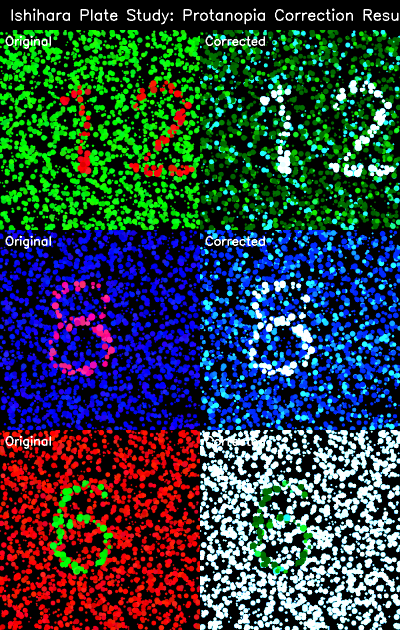
#> input picture master_ishihara_comparison.png, 800 x 1260 px, given in place of the camera (shown at 1/2 size)
$ python colorblind_correction.py   (older library calls are emulated)
#> lines starting #> are read from the running program, lines starting #| are printed output that depends on the picture; after the words box and inside, x2 and y2 are one past the last pixel; in counts of white or black regions, pixels touching at a corner belong together
"""
Color Blindness Correction System
Real-time camera application to help colorblind individuals see colors more accurately.
Supports Protanopia, Deuteranopia, and Tritanopia correction.
"""

import cv2
import numpy as np
import argparse
import time
from typing import Tuple, Union


class ColorBlindnessCorrector:
    """
    Implements Daltonization algorithms for color blindness correction.
    Uses LMS (Long, Medium, Short wavelength) color space transformation.
    """

    def __init__(self):
        # RGB to LMS transformation matrix
        self.rgb2lms = np.array([
            [17.8824, 43.5161, 4.11935],
            [3.45565, 27.1554, 3.86714],
            [0.0299566, 0.184309, 1.46709]
        ])

        # LMS to RGB transformation matrix (inverse)
        self.lms2rgb = np.linalg.inv(self.rgb2lms)

        # Simulation matrices for different types of color blindness
        # Protanopia (red-blind) - missing L-cones
        self.protanopia_sim = np.array([
            [0.0, 2.02344, -2.52581],
            [0.0, 1.0, 0.0],
            [0.0, 0.0, 1.0]
        ])

        # Deuteranopia (green-blind) - missing M-cones
        self.deuteranopia_sim = np.array([
            [1.0, 0.0, 0.0],
            [0.494207, 0.0, 1.24827],
            [0.0, 0.0, 1.0]
        ])

        # Tritanopia (blue-blind) - missing S-cones
        self.tritanopia_sim = np.array([
            [1.0, 0.0, 0.0],
            [0.0, 1.0, 0.0],
            [-0.395913, 0.801109, 0.0]
        ])

        self.combined_matrices = self._precompute_matrices()
        self.selective_mode = True
        self.current_mode = 'normal'

    def _precompute_matrices(self):
        """Precompute the combined RGB-to-RGB correction matrices and simulation matrices."""
        matrices = {}
        identity = np.eye(3)

        # We also need pure simulation matrices for masking
        self.sim_rgb_matrices = {}

        for cb_type in ['protanopia', 'deuteranopia', 'tritanopia']:
            # Simulation matrix in LMS
            if cb_type == 'protanopia':
                sim_lms = self.protanopia_sim
                err_corr = np.array([
                    [0, 0, 0],
                    [0.7, 1, 0],
                    [0.7, 0, 1]
                ])
            elif cb_type == 'deuteranopia':
                sim_lms = self.deuteranopia_sim
                err_corr = np.array([
                    [1, 0.7, 0],
                    [0, 0, 0],
                    [0, 0.7, 1]
                ])
            else: # tritanopia
                sim_lms = self.tritanopia_sim
                err_corr = np.array([
                    [1, 0, 0.7],
                    [0, 1, 0.7],
                    [0, 0, 0]
                ])

            # 1. Direct RGB simulation matrix (for masking)
            # M_sim_rgb = M_rgb2lms @ M_sim_lms @ M_lms2rgb
            sim_rgb = self.rgb2lms @ sim_lms @ self.lms2rgb
            self.sim_rgb_matrices[cb_type] = sim_rgb

            # 2. Combined Daltonization matrix
            # M_combined = M_rgb2lms @ (I + (I - M_sim_lms) @ M_err_corr) @ M_lms2rgb
            diff = identity - sim_lms
            correction = diff @ err_corr
            total_lms_transform = identity + correction
            combined = self.rgb2lms @ total_lms_transform @ self.lms2rgb

            matrices[cb_type] = combined
#> in run, frame is the input picture: shape (1260, 800, 3); mean B, G, R 66, 62.7, 44.6

        return matrices

    # [113 lines left out: functions rgb_to_lms, lms_to_rgb, simulate_colorblindness, daltonize, not called in this run]

    def process_frame(self, frame: np.ndarray) -> np.ndarray:
        """Process a single frame based on current mode."""
        if self.current_mode == 'normal':
            return frame
        elif self.current_mode in ['protanopia', 'deuteranopia', 'tritanopia']:
            return self.daltonize(frame, self.current_mode)
        else:
            return frame

    # [14 lines left out: functions set_mode, toggle_selective, not called in this run]


class ColorBlindnessApp:
    """Main application for real-time color blindness correction."""

    def __init__(self, camera_source: Union[int, str] = 0, width: int = 640, height: int = 480):
        """
        Initialize the application.

        Args:
            camera_source: Can be:
                - int: Local webcam index (0, 1, 2...)
                - str: IP camera URL, e.g.:
                    - 'http://192.168.1.100:8080/video'  (IP Webcam Android)
                    - 'rtsp://user:pass@192.168.1.100:554/stream1'  (RTSP)
                    - 'http://192.168.1.100/mjpg/video.mjpg'  (MJPEG)
            width: Frame width (applied to local cameras only)
            height: Frame height (applied to local cameras only)
        """
        self.corrector = ColorBlindnessCorrector()
        self.camera_source = camera_source
        self.is_ip_camera = isinstance(camera_source, str)
        self.width = width
        self.height = height
        self.cap = None
        self.fps = 0
        self.reconnect_attempts = 0
        self.max_reconnect_attempts = 5

    def initialize_camera(self) -> bool:
        """Initialize camera capture (local or IP)."""
        source_label = self.camera_source if self.is_ip_camera else f"Local camera #{self.camera_source}"
        print(f"Connecting to: {source_label}")

        if not self.is_ip_camera and hasattr(cv2, 'CAP_DSHOW'):
            # Using CAP_DSHOW often works better for built-in webcams on Windows
            self.cap = cv2.VideoCapture(self.camera_source, cv2.CAP_DSHOW)
        else:
            self.cap = cv2.VideoCapture(self.camera_source)

        if not self.cap.isOpened():
            print(f"Error: Could not open camera source: {source_label}")
            if self.is_ip_camera:
                print("  -> Check that the IP address is correct and the camera is on the same network.")
                print("  -> Common URL formats:")
                print("       Android IP Webcam: http://<IP>:8080/video")
                print("       RTSP:              rtsp://user:pass@<IP>:554/stream1")
                print("       MJPEG:             http://<IP>/mjpg/video.mjpg")
            return False

        # Set camera properties (mainly effective for local cameras)
        if not self.is_ip_camera:
            self.cap.set(cv2.CAP_PROP_FRAME_WIDTH, self.width)
            self.cap.set(cv2.CAP_PROP_FRAME_HEIGHT, self.height)
            self.cap.set(cv2.CAP_PROP_FPS, 30)

        # For IP cameras, set buffer size to 1 to reduce latency
        if self.is_ip_camera:
            self.cap.set(cv2.CAP_PROP_BUFFERSIZE, 1)

        self.reconnect_attempts = 0
        actual_w = int(self.cap.get(cv2.CAP_PROP_FRAME_WIDTH))
        actual_h = int(self.cap.get(cv2.CAP_PROP_FRAME_HEIGHT))
        print(f"Camera initialized successfully ({actual_w}x{actual_h})")
        return True

    # [12 lines left out: function reconnect_camera, not called in this run]

    def draw_ui(self, frame: np.ndarray) -> np.ndarray:
        """Draw UI elements on the frame."""
        # Create a copy to draw on
        display_frame = frame.copy()

        # Draw semi-transparent background for text
        overlay = display_frame.copy()
        cv2.rectangle(overlay, (10, 10), (400, 120), (0, 0, 0), -1)
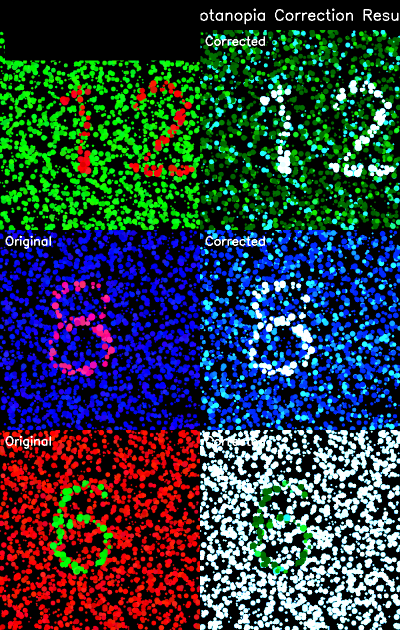
#> overlay: shape (1260, 800, 3) (shown at 1/2 size); 1.58% of pixels changed, all inside (x1, y1, x2, y2) = (10, 17, 401, 121)
        cv2.addWeighted(overlay, 0.6, display_frame, 0.4, 0, display_frame)

        # Draw text
        font = cv2.FONT_HERSHEY_SIMPLEX
        mode_text = f"Mode: {self.corrector.current_mode.upper()}"
        fps_text = f"FPS: {self.fps:.1f}"

        cv2.putText(display_frame, mode_text, (20, 40), font, 0.7, (0, 255, 0), 2)
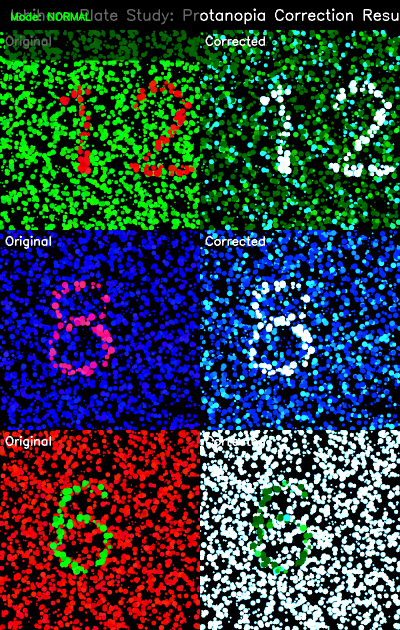
#> display_frame: shape (1260, 800, 3) (shown at 1/2 size); mean B, G, R 65.4, 60.9, 44
        cv2.putText(display_frame, fps_text, (20, 70), font, 0.6, (255, 255, 255), 1)
#> display_frame: shape (1260, 800, 3); 0.02% of pixels changed, all inside (x1, y1, x2, y2) = (22, 57, 100, 71)

        # Camera source label
        src_label = f"Source: {'IP Camera' if self.is_ip_camera else 'Local Webcam'}"
        cv2.putText(display_frame, src_label, (20, 100), font, 0.5, (200, 200, 200), 1)
#> display_frame: shape (1260, 800, 3); mean B, G, R 65.5, 61, 44.1

        # Selective mode status
        sel_label = f"Selective Mode: {'ON' if self.corrector.selective_mode else 'OFF'}"
        cv2.putText(display_frame, sel_label, (20, 125), font, 0.5, (0, 255, 255), 1)
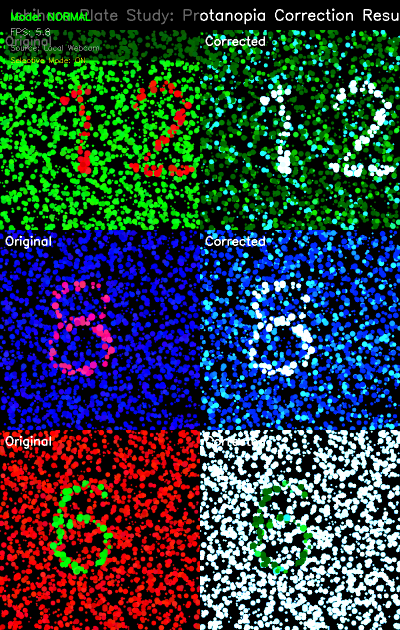
#> display_frame: shape (1260, 800, 3) (shown at 1/2 size); mean B, G, R 65.5, 61.1, 44.2

        # Draw controls panel
        cv2.rectangle(overlay, (10, 145), (500, 310), (0, 0, 0), -1)
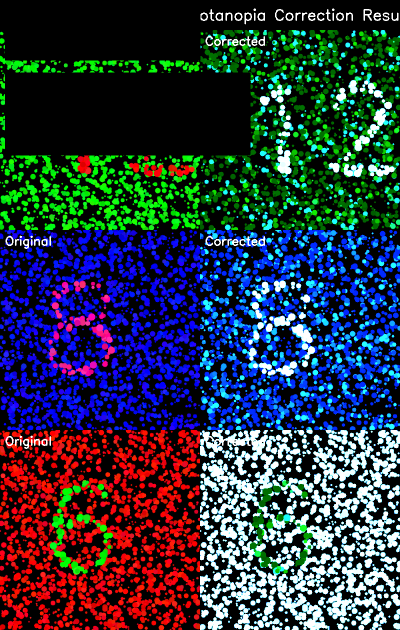
#> overlay: shape (1260, 800, 3) (shown at 1/2 size); 4.28% of pixels changed, all inside (x1, y1, x2, y2) = (10, 145, 501, 311)
        cv2.addWeighted(overlay, 0.6, display_frame, 0.4, 0, display_frame)
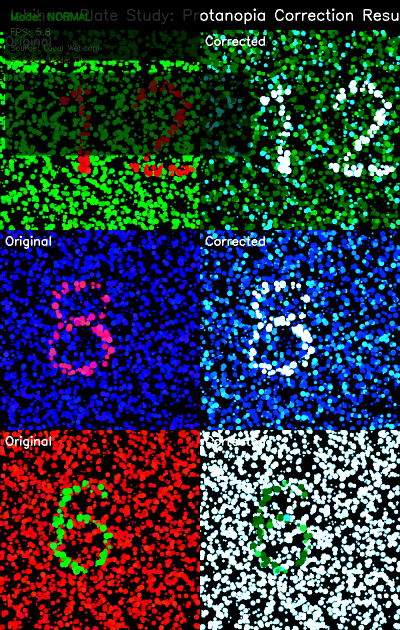
#> display_frame: shape (1260, 800, 3) (shown at 1/2 size); 6% of pixels changed, all inside (x1, y1, x2, y2) = (10, 17, 501, 311)

        controls = [
            "N - Normal mode (no correction)",
            "P - Protanopia (red-blind)",
            "D - Deuteranopia (green-blind)",
            "T - Tritanopia (blue-blind)",
            "S - Toggle Selective Masking",
            "Q - Quit"
        ]

        y_offset = 170
        for control in controls:
            cv2.putText(display_frame, control, (20, y_offset), font, 0.45, (200, 200, 200), 1)
            y_offset += 25
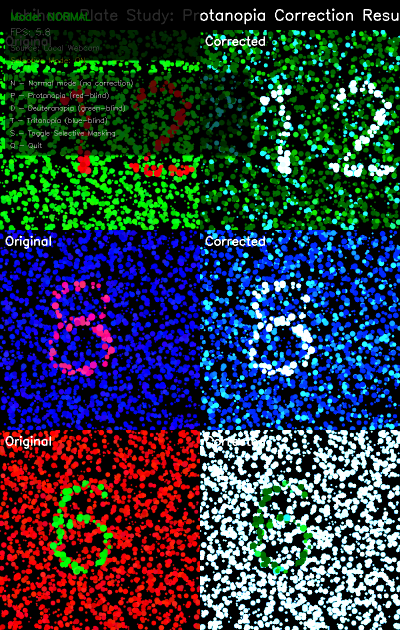
#> display_frame: shape (1260, 800, 3) (shown at 1/2 size); 0.23% of pixels changed, all inside (x1, y1, x2, y2) = (20, 159, 266, 297)
#> after the loop, y_offset = 320

        return display_frame

    def run(self):
        """Main application loop."""
        if not self.initialize_camera():
            return

        print("\n" + "="*50)
        print("Color Blindness Correction System")
        print("="*50)
        print("\nControls:")
        print("  N - Normal mode (no correction)")
        print("  P - Protanopia (red-blind)")
        print("  D - Deuteranopia (green-blind)")
        print("  T - Tritanopia (blue-blind)")
        print("  Q - Quit")
        print("\nStarting camera feed...\n")

        # For FPS calculation
        prev_time = time.time()

        while True:
            # Capture frame
            ret, frame = self.cap.read()

            if not ret:
                if self.is_ip_camera:
                    # Try to reconnect for IP cameras
                    if not self.reconnect_camera():
                        break
                    continue
                else:
                    print("Error: Failed to capture frame")
                    break

            # Process frame
            processed_frame = self.corrector.process_frame(frame)

            # Calculate FPS
            current_time = time.time()
            self.fps = 1 / (current_time - prev_time)
            prev_time = current_time

            # Draw UI
            display_frame = self.draw_ui(processed_frame)

            # Display
            cv2.imshow('Color Blindness Correction', display_frame)

            # Handle keyboard input
            key = cv2.waitKey(1) & 0xFF
#> (key q is pressed here)

            if key == ord('q') or key == ord('Q'):
                print("\nExiting...")
                break
            elif key == ord('n') or key == ord('N'):
                self.corrector.set_mode('normal')
            elif key == ord('p') or key == ord('P'):
                self.corrector.set_mode('protanopia')
            elif key == ord('d') or key == ord('D'):
                self.corrector.set_mode('deuteranopia')
            elif key == ord('t') or key == ord('T'):
                self.corrector.set_mode('tritanopia')
            elif key == ord('s') or key == ord('S'):
                self.corrector.toggle_selective()

        # Cleanup
        self.cap.release()
        cv2.destroyAllWindows()
        print("Application closed successfully")


def main():
    """Entry point for the application."""
    parser = argparse.ArgumentParser(
        description='Color Blindness Correction System',
        formatter_class=argparse.RawDescriptionHelpFormatter,
        epilog="""
Examples:
  python colorblind_correction.py                          # Use default webcam
  python colorblind_correction.py --camera 1               # Use second webcam
  python colorblind_correction.py --ip http://192.168.1.100:8080/video   # Android IP Webcam
  python colorblind_correction.py --ip rtsp://user:pass@192.168.1.5:554/stream1  # RTSP camera
        """
    )
    parser.add_argument('--camera', type=int, default=0,
                        help='Local camera index (default: 0)')
    parser.add_argument('--ip', type=str, default=None,
                        help='IP camera URL (overrides --camera if set)')
    parser.add_argument('--width', type=int, default=640,
                        help='Frame width (default: 640)')
    parser.add_argument('--height', type=int, default=480,
                        help='Frame height (default: 480)')

    args = parser.parse_args()

    # Determine camera source
    if args.ip:
        camera_source = args.ip
        print(f"Using IP camera: {args.ip}")
    else:
        camera_source = args.camera
        print(f"Using local camera: {args.camera}")

    app = ColorBlindnessApp(camera_source=camera_source, width=args.width, height=args.height)
    app.run()


if __name__ == "__main__":
    main()


# Project finalized
# Project finalized
